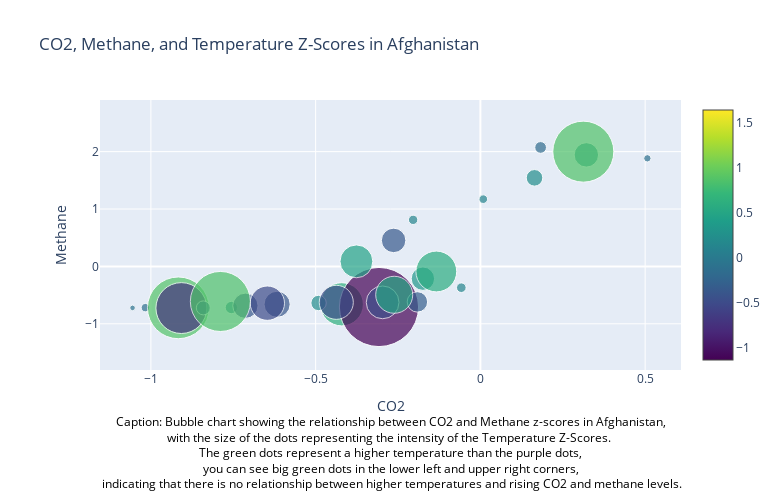

The cell this chart's notebook holds for it:
### Code cell
# Daniel

# Afghanistan
co2_afghanistan = new_co2_dataframe[
    (new_co2_dataframe['country_name'] == 'Afghanistan') &
    (new_co2_dataframe['year'].between(1960, 2023))
]

methane_afghanistan = new_methane_dataframe[
    (new_methane_dataframe['Country'] == 'Afghanistan') &
    (new_methane_dataframe['Year'].between(1960, 2023))
]

temperature_afghanistan = new_temperature_dataframe[
    (new_temperature_dataframe['Area'] == 'Afghanistan') &
    (new_temperature_dataframe['Year'].between(1960, 2023)) &
    (new_temperature_dataframe['Months'] == 'Meteorological year')
]

trace = go.Scatter(
    x=co2_afghanistan['z-score'],
    y=methane_afghanistan['z-score'],
    mode='markers',
    marker=dict(
        size=abs(temperature_afghanistan['Temperature']) * 7,
        sizemode='diameter',
        sizeref=0.1,
        color=temperature_afghanistan['Temperature'],
        colorscale='Viridis',
        showscale=True,
        cmin=temperature_afghanistan['Temperature'].min(),
        cmax=temperature_afghanistan['Temperature'].max()
    ),
    text=co2_afghanistan['z-score'],
    hovertemplate=
    '<b>CO2: %{x}</b><br>'+
    '<b>Methane: %{y}</b><br>'+
    '<b>Temperature Z-Score: %{marker.size}</b><br>',
)

layout = go.Layout(
    title='CO2, Methane, and Temperature Z-Scores in Afghanistan',
    xaxis=dict(title='CO2'),
    yaxis=dict(title='Methane'),
    hovermode='closest',
     margin=dict(
        l=100,
        r=80,
        t=100,
        b=130 
    )
)

fig = go.Figure(data=[trace], layout=layout)

fig.update_layout(
    annotations=[
        dict(
            text='Caption: Bubble chart showing the relationship between CO2 and Methane z-scores in Afghanistan, <br>'+
            'with the size of the dots representing the intensity of the Temperature Z-Scores.  <br>'+
            'The green dots represent a higher temperature than the purple dots, <br>'+
            'you can see big green dots in the lower left and upper right corners, <br>'+
            'indicating that there is no relationship between higher temperatures and rising CO2 and methane levels.',
            xref='paper',
            yref='paper',
            x=0,
            y=-0.46,
            showarrow=False,
            font=dict(
                size=12,
                color='black'
            )
        )
    ],
    height=500, 
    width=780 
)

fig.show()

### Figure 1 — Plotly figure (JSON) as saved in the notebook; plotly's stock layout.template omitted (floating-point values rounded to 4 significant figures)
{"data": [{"hovertemplate": "<b>CO2: %{x}</b><br><b>Methane: %{y}</b><br><b>Temperature Z-Score: %{marker.size}</b><br>", "marker": {"cmax": 1.647, "cmin": -1.131, "color": [-0.08, -0.12, 0.882, -0.727, -0.2, 0.176, -0.361, -0.373, -0.491, 0.858, 0.617, -1.131, 0.22, -0.487, -0.468, -0.292, 0.529, 0.137, 0.334, 0.583, 0.469, -0.35, 0.134, 0.123, 0.237, -0.105, 0.349, 0.872, -0.167, 0.766, -0.178, -0.32, 0.172, 0.423, 0.363, -0.106, 0.48, 0.669, 1.178, 0.996, 1.315, 1.317, 0.598, 1.317, 0.386, 1.647, 0.616, 0.671, 0.841, 1.564, 1.342, 0.102, 1.237, 0.474, 1.096, 1.473, 1.483, 1.524, 0.893], "colorscale": [[0, "#440154"], [0.1111, "#482878"], [0.2222, "#3e4989"], [0.3333, "#31688e"], [0.4444, "#26828e"], [0.5556, "#1f9e89"], [0.6667, "#35b779"], [0.7778, "#6ece58"], [0.8889, "#b5de2b"], [1, "#fde725"]], "showscale": true, "size": [0.56, 0.84, 6.174, 5.089, 1.4, 1.232, 2.527, 2.611, 3.437, 6.006, 4.319, 7.917, 1.54, 3.409, 3.276, 2.044, 3.703, 0.959, 2.338, 4.081, 3.283, 2.45, 0.938, 0.861, 1.659, 0.735, 2.443, 6.104, 1.169, 5.362, 1.246, 2.24, 1.204, 2.961, 2.541, 0.742, 3.36, 4.683, 8.246, 6.972, 9.205, 9.219, 4.186, 9.219, 2.702, 11.53, 4.312, 4.697, 5.887, 10.95, 9.394, 0.714, 8.659, 3.318, 7.672, 10.31, 10.38, 10.67, 6.251], "sizemode": "diameter", "sizeref": 0.1}, "mode": "markers", "text": [-1.056, -1.017, -0.9168, -0.9076, -0.8409, -0.7558, -0.7132, -0.617, -0.6466, -0.7891, -0.4207, -0.3078, -0.4911, -0.4374, -0.2967, -0.1912, -0.2615, -0.05792, -0.1745, -0.1338, -0.3763, -0.2634, -0.2042, 0.008726, 0.1642, 0.5067, 0.3216, 0.3123, 0.1827, 0.1365, -0.06341, -0.1391, -0.5632, -0.5884, -0.6137, -0.6389, -0.6692, -0.7096, -0.7399, -0.856, -0.8812, -0.8963, -0.7449, -0.649, -0.7449, -0.4824, -0.3764, -0.3713, 0.5323, 1.199, 2.324, 3.243, 2.814, 1.759, 1.199, 1.739, 1.411, 1.148, 1.799, 1.804], "type": "scatter", "x": [-1.056, -1.017, -0.9168, -0.9076, -0.8409, -0.7558, -0.7132, -0.617, -0.6466, -0.7891, -0.4207, -0.3078, -0.4911, -0.4374, -0.2967, -0.1912, -0.2615, -0.05792, -0.1745, -0.1338, -0.3763, -0.2634, -0.2042, 0.008726, 0.1642, 0.5067, 0.3216, 0.3123, 0.1827, 0.1365, -0.06341, -0.1391, -0.5632, -0.5884, -0.6137, -0.6389, -0.6692, -0.7096, -0.7399, -0.856, -0.8812, -0.8963, -0.7449, -0.649, -0.7449, -0.4824, -0.3764, -0.3713, 0.5323, 1.199, 2.324, 3.243, 2.814, 1.759, 1.199, 1.739, 1.411, 1.148, 1.799, 1.804], "y": [-0.7226, -0.7187, -0.7218, -0.7256, -0.7229, -0.716, -0.6856, -0.6598, -0.6405, -0.6108, -0.6601, -0.7075, -0.637, -0.6258, -0.6266, -0.6185, -0.4944, -0.3707, -0.2139, -0.08826, 0.08823, 0.4532, 0.8116, 1.172, 1.543, 1.883, 1.943, 2.0, 2.073]}], "layout": {"annotations": [{"font": {"color": "black", "size": 12}, "showarrow": false, "text": "Caption: Bubble chart showing the relationship between CO2 and Methane z-scores in Afghanistan, <br>with the size of the dots representing the intensity of the Temperature Z-Scores.  <br>The green dots represent a higher temperature than the purple dots, <br>you can see big green dots in the lower left and upper right corners, <br>indicating that there is no relationship between higher temperatures and rising CO2 and methane levels.", "x": 0, "xref": "paper", "y": -0.46, "yref": "paper"}], "height": 500, "hovermode": "closest", "margin": {"b": 130, "l": 100, "r": 80, "t": 100}, "title": {"text": "CO2, Methane, and Temperature Z-Scores in Afghanistan"}, "width": 780, "xaxis": {"title": {"text": "CO2"}}, "yaxis": {"title": {"text": "Methane"}}}}
